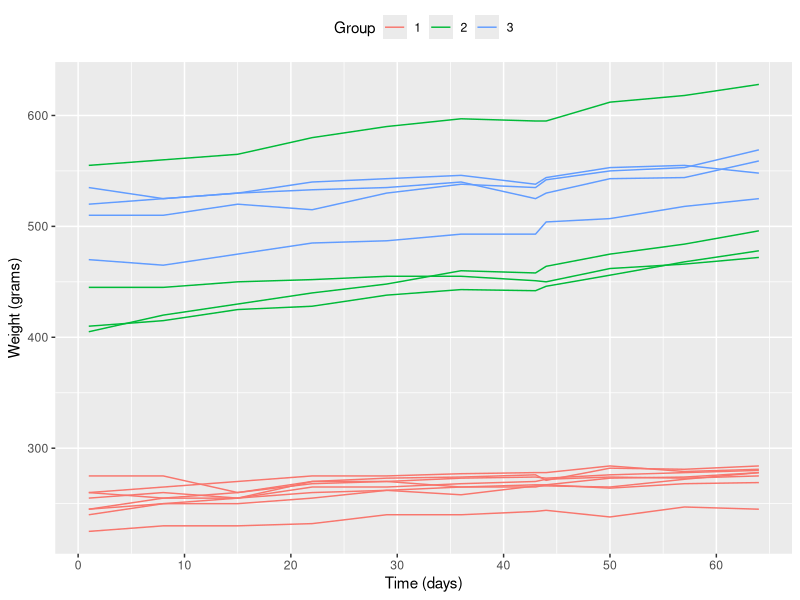
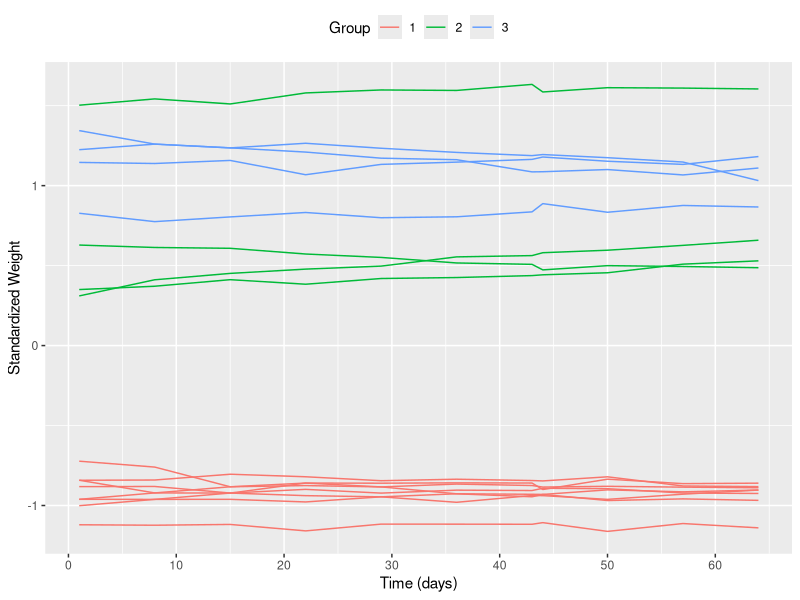
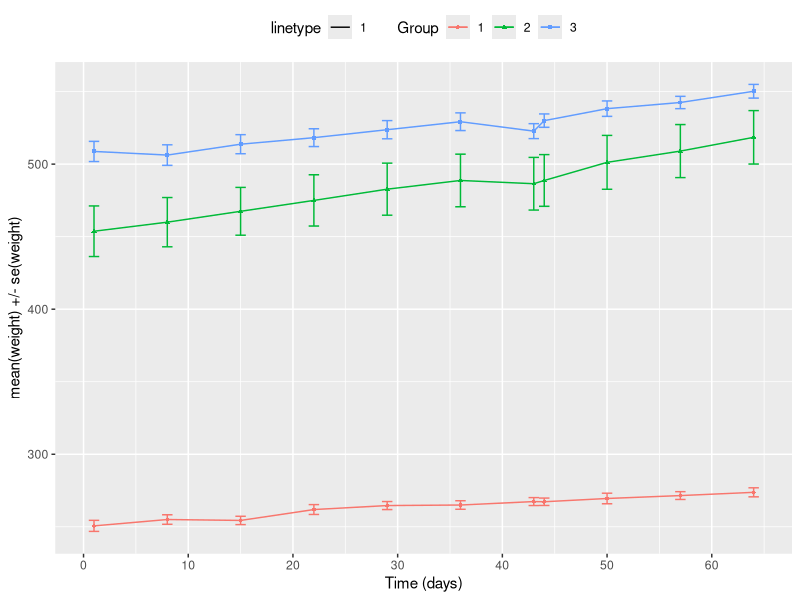
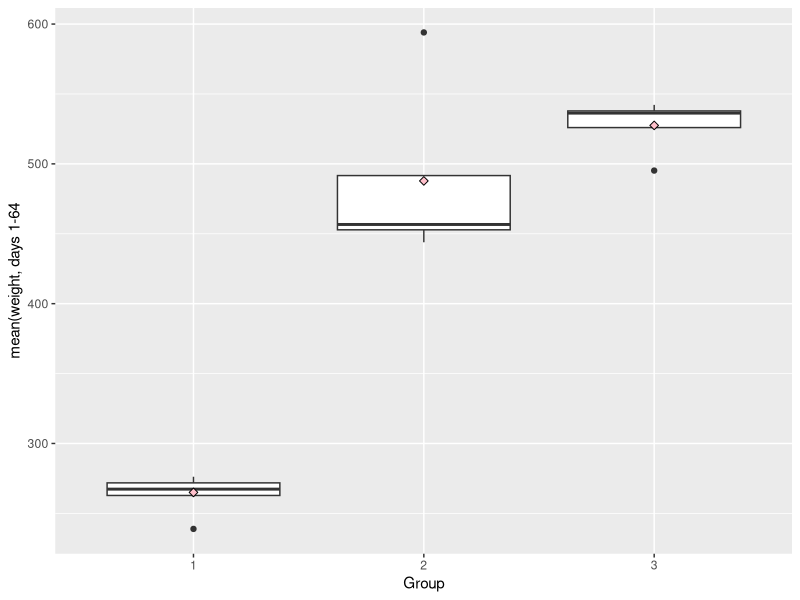
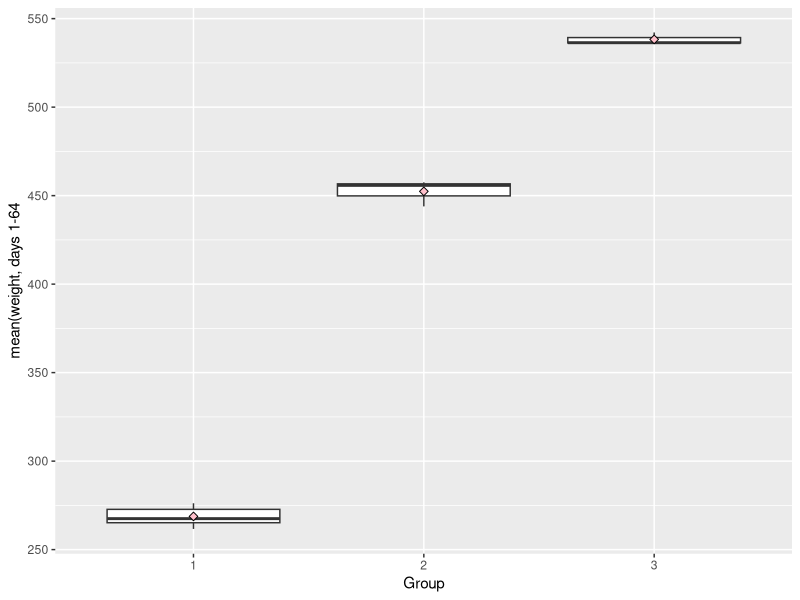
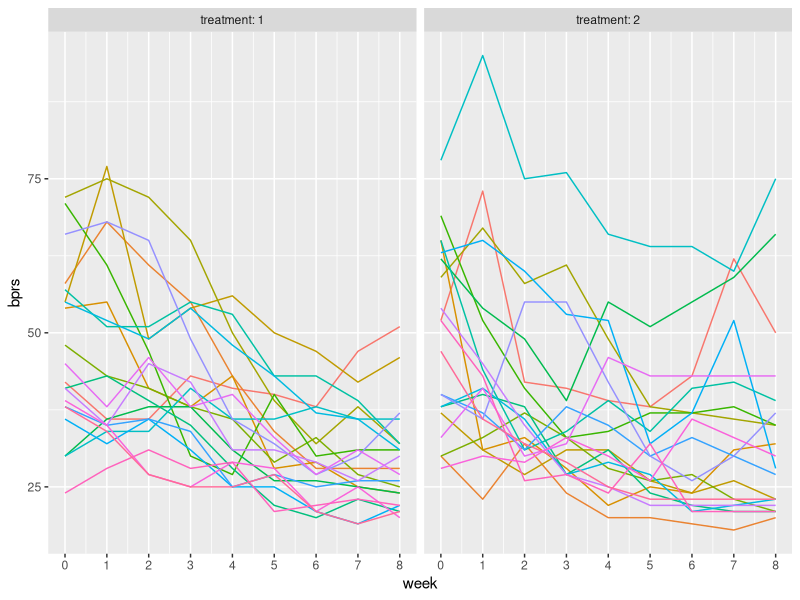
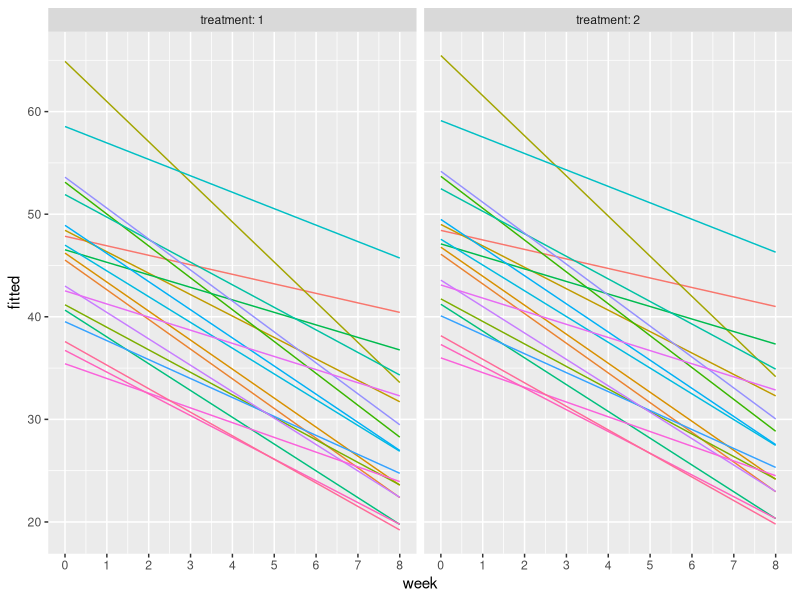

Here is the R script that generated these plots, in order:
## ---- chunk 1
library(tidyverse)
RatsL <- read_csv("data/RATSL.csv")
bprsL <- read_csv("data/BPRSL.csv")

RatsL %>% str
bprsL %>% str

RatsL %>% summary
bprsL %>% summary
## ---- chunk 2
RatsL$ID <- factor(RatsL$ID)
RatsL$Group <- factor (RatsL$Group)

bprsL$treatment <- factor(bprsL$treatment)
bprsL$subject <- factor(bprsL$subject)

RatsL %>% str
bprsL %>% str
## ---- chunk 3
library(ggplot2)
ggplot(RatsL, aes(x = Time, y = weight, group = ID)) +
  geom_line(aes(col = Group)) +
  theme(legend.position = "top") +
  scale_x_continuous(name = "Time (days)", 
                     breaks = seq(0, 60, 10)) +
  scale_y_continuous(name = "Weight (grams)",
                     limits = c(min(RatsL$weight), max(RatsL$weight)))
## ---- chunk 4
RatsL <- RatsL %>% 
  group_by(Time) %>% 
  mutate(stdprs = scale(weight)) %>% 
  ungroup

ggplot(RatsL, aes(x = Time, y = stdprs, group = ID)) +
  geom_line(aes(col = Group)) +
  theme(legend.position = "top") +
  scale_x_continuous(name = "Time (days)", 
                     breaks = seq(0, 60, 10)) +
  scale_y_continuous(name = "Standardized Weight")
## ---- chunk 5
n <- 16 # sample size

# creating a summary dataset
RatsLS <- RatsL %>% 
  group_by(Group, Time) %>% 
  summarise(mean = mean(weight), se = (sd(weight)/sqrt(n))) %>% 
  ungroup

# plotting the summary
RatsLS %>% ggplot(
  aes(x = Time, y = mean, shape = Group, col = Group)) +
  geom_line() +
  theme(legend.position = "top") +
  scale_x_continuous(name = "Time (days)", 
                     breaks = seq(0, 60, 10)) +
   geom_errorbar(aes(ymin=mean-se, ymax=mean+se, linetype="1"), width=1) +
  geom_point(size = 1) +
  scale_y_continuous(name = "mean(weight) +/- se(weight)")
## ---- chunk 6
outlaw_rat <- RatsL %>% 
  filter(Time > 1) %>% # removing baseline
  group_by(ID, Group) %>% 
  summarise(mean = mean(weight)) %>% 
  ungroup

outlaw_rat %>% ggplot(
  aes(x = Group, y = mean)) +
  geom_boxplot() +
  stat_summary(fun = "mean", geom = "point", shape = 23, size = 2, fill = "pink") +
  scale_y_continuous(name = "mean(weight, days 1-64")
## ---- chunk 7
outlaw_rat1 <- outlaw_rat %>% filter(mean > 240, # group 1 outlier
                                     mean < 550, # group 2 outlier
                                     mean > 500 | Group != 3) 
                                                 # group 3 outlier
# plotting
outlaw_rat1 %>% ggplot(
  aes(x = Group, y = mean)) +
  geom_boxplot() +
  stat_summary(fun = "mean", geom = "point", shape = 23, size = 2, fill = "pink") +
  scale_y_continuous(name = "mean(weight, days 1-64")
## ---- chunk 8
library(rstatix)
outlaw_rat1 %>%
  pairwise_t_test(mean ~ Group, p.adjust.method = "bonferroni")
## ---- chunk 9
# loading the starting weight of the rats
baseline <- RatsL %>% filter(Time==1) %>% select(weight) %>% as.vector

# adding the baseline weight as a column to a data frame
outlaw_rat2 <- outlaw_rat %>% 
  mutate(baseline = baseline$weight)

# calculating a linear model for the data
rat_fit <- lm(mean ~ baseline + Group, data = outlaw_rat2)

rat_fit %>% anova
## ---- chunk 10
str(bprsL)
## ---- chunk 11
bprsL %>% ggplot(
  aes(x = week, y = bprs, col = subject)) +
  geom_line() +
  facet_grid(. ~ treatment, labeller = label_both) +
  theme(legend.position = "none") +
  scale_x_continuous(breaks = seq(0, 8, 1))
## ---- chunk 12
bprs_reg <- lm(bprs ~ week + treatment, bprsL)
bprs_reg %>% summary
## ---- chunk 13
library(lme4)
bprs_ref <- lmer(bprs ~ week + treatment + (1 | subject), bprsL, REML = FALSE)
bprs_ref
## ---- chunk 14
bprs_ref1 <- lmer(bprs ~ week + treatment + (week | subject), bprsL, REML = FALSE)
bprs_ref1 %>% summary

anova(bprs_ref1, bprs_ref)
## ---- chunk 15

bprs_ref2 <- lmer(bprs ~ week * treatment + (week | subject), bprsL, REML = FALSE)
bprs_ref2 %>% summary

anova(bprs_ref2, bprs_ref1)
## ---- chunk 16
bprsL$fitted <- fitted(bprs_ref1) 

bprsL %>% ggplot(aes(x = week, y = fitted, group = subject)) +
  geom_line(aes(col = subject)) +
  facet_grid(. ~ treatment, labeller = label_both) +
  theme(legend.position = "none") +
  scale_x_continuous(breaks = seq(0, 8, 1))
